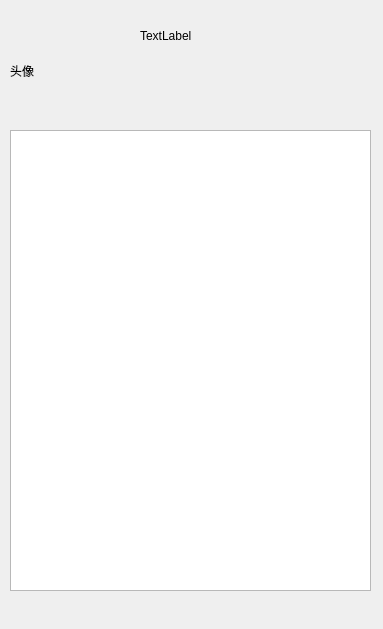
<?xml version="1.0" encoding="UTF-8"?>
<ui version="4.0">
 <class>MainForm</class>
 <widget class="QWidget" name="MainForm">
  <property name="geometry">
   <rect>
    <x>0</x>
    <y>0</y>
    <width>383</width>
    <height>629</height>
   </rect>
  </property>
  <property name="windowTitle">
   <string/>
  </property>
  <widget class="QLabel" name="lb_headImg">
   <property name="geometry">
    <rect>
     <x>10</x>
     <y>30</y>
     <width>101</width>
     <height>81</height>
    </rect>
   </property>
   <property name="text">
    <string>头像</string>
   </property>
  </widget>
  <widget class="QListView" name="lv_customer">
   <property name="geometry">
    <rect>
     <x>10</x>
     <y>130</y>
     <width>361</width>
     <height>461</height>
    </rect>
   </property>
  </widget>
  <widget class="QLabel" name="lb_nick">
   <property name="geometry">
    <rect>
     <x>140</x>
     <y>30</y>
     <width>54</width>
     <height>12</height>
    </rect>
   </property>
   <property name="text">
    <string>TextLabel</string>
   </property>
  </widget>
 </widget>
 <resources/>
 <connections/>
</ui>
